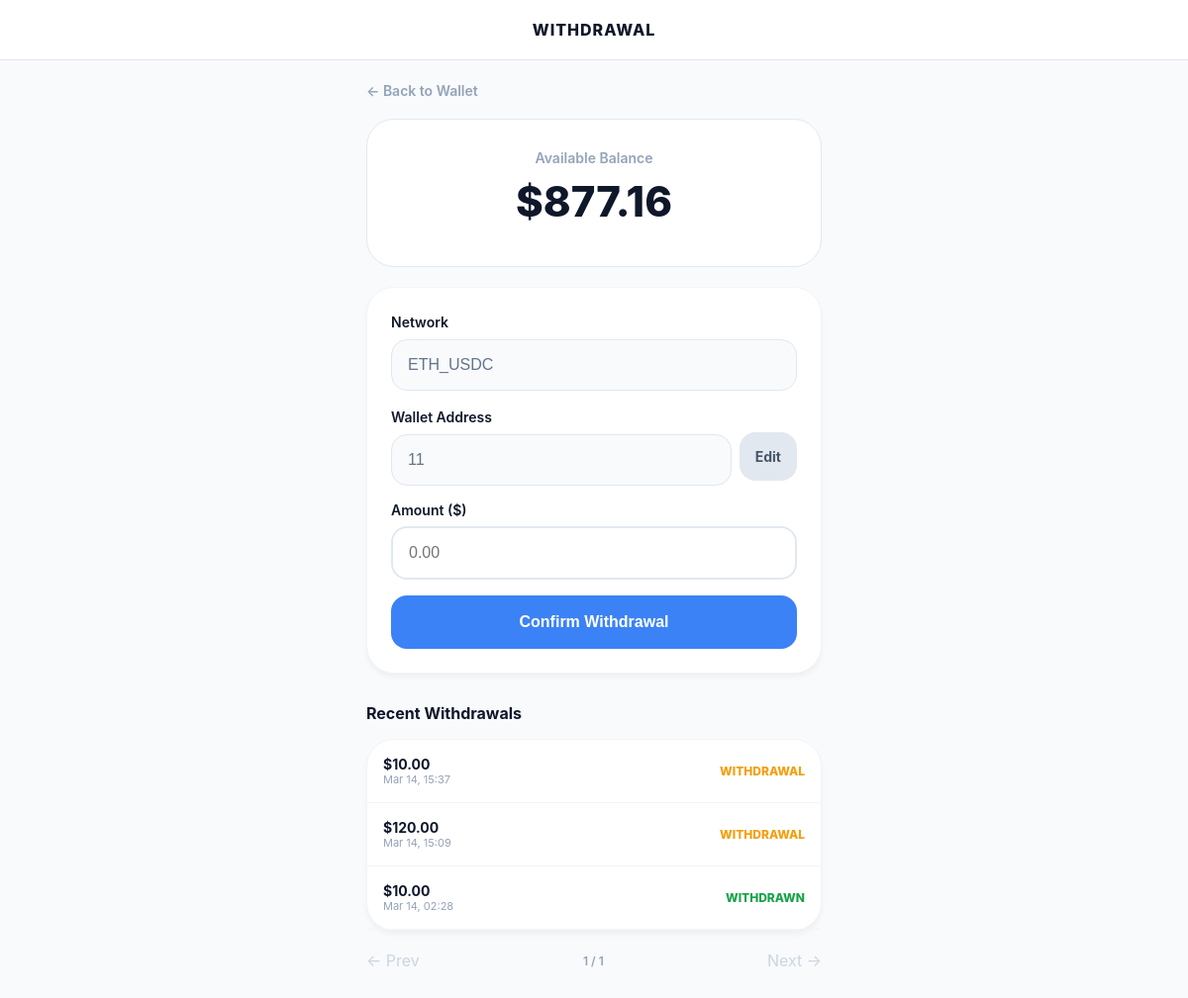
The page /withdraw/ (signed in) on the database as committed earlier.
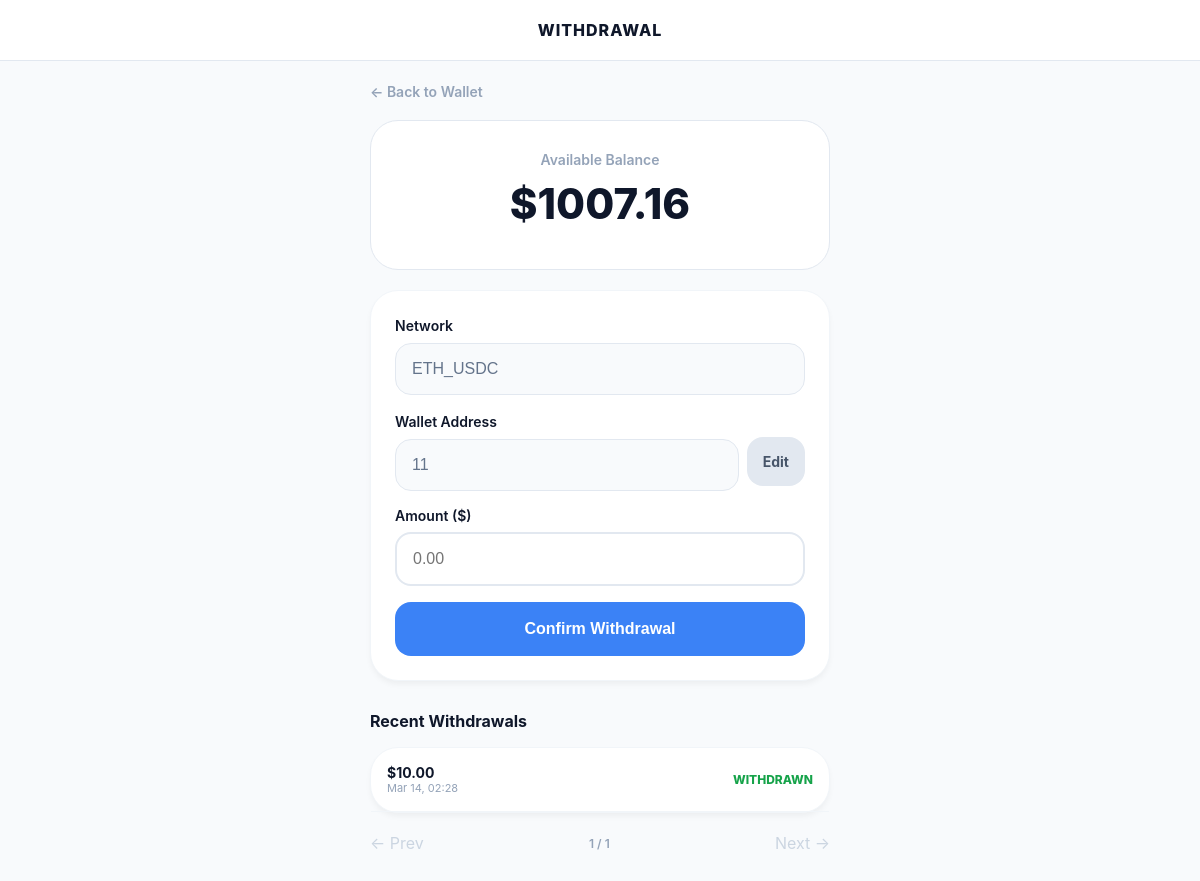
The same page on the database as committed later.
### Catalog/models.py (models this page shows, shortened)
class Profile(models.Model):
    user = models.OneToOneField(User, on_delete=models.CASCADE, related_name='profile')
    wallet_address = models.CharField(max_length=255, blank=True, null=True)
    network = models.CharField(max_length=50, default='ETH_USDC')
    balance = models.DecimalField(max_digits=12, decimal_places=2, default=0.00)
    wallet_address = models.CharField(max_length=255, blank=True, null=True)
    phone_number = models.CharField(max_length=20, blank=True, null=True)
    current_progress = models.IntegerField(default=0)

class Order(models.Model):
    STATUS_CHOICES = [
        ('scheduled', 'Scheduled'),
        ('pending', 'Pending'),
        ('completed', 'Completed'),
        ('frozen', 'Frozen'),
        ('withdrawal', 'Withdrawal Pending'),
        ('withdrawn', 'Withdrawn/Paid'),
        ('rejected', 'Rejected'),
    ]
    user = models.ForeignKey(User, on_delete=models.CASCADE, related_name='orders', null=True, blank=True)
    product_name = models.CharField(max_length=255)
    price = models.DecimalField(max_digits=12, decimal_places=2, default=0.00)
    profit = models.DecimalField(max_digits=12, decimal_places=2, default=0.00)
    commission_rate = models.DecimalField(max_digits=5, decimal_places=2, default=1.00)
    status = models.CharField(max_length=20, choices=STATUS_CHOICES, default='pending')
    created_at = models.DateTimeField(auto_now_add=True)
    scheduled_at = models.IntegerField(null=True, blank=True)

### Catalog/views.py (the view, shortened to what this page needs)
# urls.py: path('withdraw/', views.withdraw_funds, name='withdraw_funds'),
@login_required(login_url='user_login')
def withdraw_funds(request):
    profile = request.user.profile
    withdrawals = Order.objects.filter(
        user=request.user,
        status__in=['withdrawal', 'withdrawn']
    ).order_by('-created_at')
    paginator = Paginator(withdrawals, 5)
    page_number = request.GET.get('page')
    page_obj = paginator.get_page(page_number)
    return render(request, 'users/withdrawal.html', {
        'profile': profile,
        'withdrawals': page_obj
    })

### Catalog/templates/users/withdrawal.html (shortened to what this page needs)
<!DOCTYPE html>
<html lang="en">
<head>
</head>
<body>
    <nav><span style="font-weight: 800; letter-spacing: 1px;">WITHDRAWAL</span></nav>
    <main class="container">
        <a href="{% url 'user_wallet' %}" class="back-link">← Back to Wallet</a>
        <div class="balance-card">
            <div style="font-size: 14px; color: var(--inactive); font-weight: 600;">Available Balance</div>
            <div style="font-size: 42px; font-weight: 800; color: var(--dark); margin: 10px 0;">${{ profile.balance|floatformat:2 }}</div>
        </div>
        <div class="card">
            <form method="POST">
                <label style="font-weight: 600; font-size: 14px;">Network</label>
                <input type="text" name="network" value="{{ profile.network|default:'Not Set' }}" readonly class="locked-input">
                <label style="font-weight: 600; font-size: 14px;">Wallet Address</label>
                <div style="display: flex; gap: 8px; align-items: center; margin-bottom: 16px;">
                    <input type="text" name="wallet_address" value="{{ profile.wallet_address|default:'Not Set' }}" readonly class="locked-input" style="margin-bottom: 0;">
                    <a href="{% url 'edit_wallet' %}" style="padding: 16px; background: #e2e8f0; color: #475569; text-decoration: none; border-radius: 16px; font-weight: 700; font-size: 14px;">Edit</a>
                </div>
                <label style="font-weight: 600; font-size: 14px; display: block;">Amount ($)</label>
                <input type="number" name="amount" id="amount" step="0.01" placeholder="0.00" required>
                <button type="submit">Confirm Withdrawal</button>
            </form>
        </div>
        <h3 style="font-size: 16px; margin-top: 30px;">Recent Withdrawals</h3>
        <div class="card" style="padding: 0;">
            {% for w in withdrawals %}
            <div style="padding: 16px; border-bottom: 1px solid #f1f5f9; display: flex; justify-content: space-between; align-items: center;">
                <div>
                    <div style="font-size: 14px; font-weight: 700;">${{ w.price }}</div>
                    <div style="font-size: 11px; color: var(--inactive);">{{ w.created_at|date:"M d, H:i" }}</div>
                </div>
                <div style="font-size: 12px; font-weight: 800; color: {% if w.status == 'withdrawn' %}#16a34a{% else %}#f59e0b{% endif %};">
                    {{ w.status|upper }}
                </div>
            </div>
            {% empty %}
            <div style="padding: 20px; text-align: center; color: var(--inactive); font-size: 13px;">No history found</div>
            {% endfor %}
        </div>
        <div style="display: flex; justify-content: space-between; align-items: center; margin-top: 10px;">
            {% if withdrawals.has_previous %}
                <a href="?page={{ withdrawals.previous_page_number }}" style="text-decoration: none; font-weight: 700; color: var(--primary);">← Prev</a>
            {% else %} <span style="color: #cbd5e1;">← Prev</span> {% endif %}
            <span style="font-size: 12px; font-weight: 600; color: var(--inactive);">{{ withdrawals.number }} / {{ withdrawals.paginator.num_pages }}</span>
            {% if withdrawals.has_next %}
                <a href="?page={{ withdrawals.next_page_number }}" style="text-decoration: none; font-weight: 700; color: var(--primary);">Next →</a>
            {% else %} <span style="color: #cbd5e1;">Next →</span> {% endif %}
        </div>
    </main>
</body>
</html>

Rows that differ between the two databases and show on the page:
no longer on this page (row edited): Order: price "10.00", created_at "Mar 14, 15:37", status "WITHDRAWAL"
no longer on this page (row edited): Order: price "120.00", created_at "Mar 14, 15:09", status "WITHDRAWAL"
changed Profile "ETH_USDC": balance "877.16" → "1007.16"
